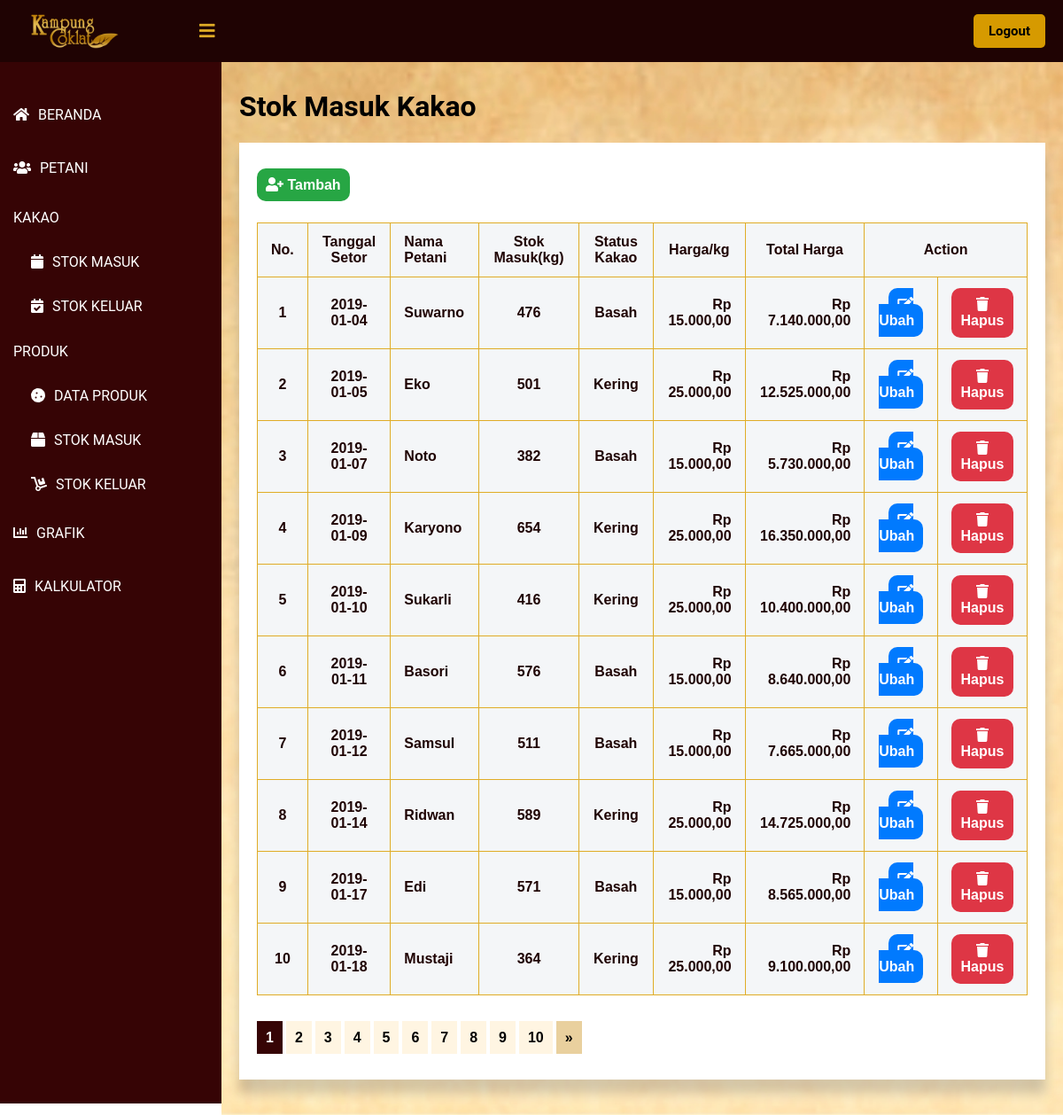
Page /public/lihat_stok/1 (signed in) on the committed database.
### tables this page shows
CREATE TABLE `stok_kakao` (
  `id_stok` int(11) NOT NULL,
  `tanggal_setor` timestamp NOT NULL DEFAULT current_timestamp() ON UPDATE current_timestamp(),
  `nama_petani` int(11) NOT NULL,
  `stok_masuk` int(11) NOT NULL,
  `status_kakao` int(11) NOT NULL,
  `harga` int(11) NOT NULL
);

CREATE TABLE `petani` (
  `id_petani` int(11) NOT NULL,
  `nama_petani` varchar(60) NOT NULL,
  `tanggal_lahir` date NOT NULL,
  `alamat_kec` int(11) NOT NULL,
  `status_anggota` int(11) NOT NULL
);

CREATE TABLE `kategori` (
  `id` int(11) NOT NULL,
  `nama_kategori` varchar(60) NOT NULL,
  `grup` varchar(60) NOT NULL
);

### app/core/Controller.php (called while the page is built, shortened)
<?php
class Controller {
    public function view($view, $data = [])
    {
        require_once   '../app/views/'.$view.'.php';
    }
}
?>

### app/controllers/Lihat_stok.php (called while the page is built, shortened)
<?php
class Lihat_stok extends Controller {
    public function index($page)
    {
        $id_user = $_SESSION['id'];
        $user = $this->model('User_model')->getUserById($id_user);
        $data['stok'] = $this->model('Stok_model')->getList($page);
        $data['nama'] = $user['nama'];
        $this->view('lihat_stok/index', $data);
    }
}
?>

### app/core/App.php (called while the page is built, shortened)
<?php
class App {
    protected $method = 'index';
    protected $params = [];
    public function __construct()
    {
        $url = $this->parseURL();
        if ( file_exists('../app/controllers/' . $url[0] . '.php') ) {
            unset($url[0]);
        }
        $this->controller = new $this->controller;
        if ( !empty($url) ) {
            $this->params = array_values($url);
        }
        call_user_func_array([$this->controller, $this->method], $this->params);
    }
    public function parseURL()
    {
        if ( isset($_GET['url']) ) {
            $url = rtrim($_GET['url'], '/');
            $url = filter_var($url, FILTER_SANITIZE_URL);
            $url = explode("/", $url);
            return $url;
        }
    }
}

### public/index.php (called while the page is built, shortened)
<?php
$app = new App;

### app/core/Database.php (called while the page is built, shortened)
<?php
class Database {
    private $host = DB_HOST;
    private $db_name = DB_NAME;
    private $dbh;
    private $stmt;
    public function __construct()
    {
        $dsn = 'mysql:host=' . $this->host . ';dbname=' . $this->db_name;
        try {
            $this->dbh = new PDO($dsn, 'root', '');
        } catch(PDOException $e) {
            die($e->getMessage());
        }
    }
    public function query($query)
    {
        $this->stmt = $this->dbh->prepare($query);
    }
    public function bind($param, $value, $type=null)
    {
        if ( is_null($type) ) {
            switch( true ) {
                default :
                    $type = PDO::PARAM_STR;
            }
        }
        $this->stmt->bindValue($param, $value, $type);
    }
    public function execute()
    {
        $this->stmt->execute();
    }
    public function resultSet()
    {
        $this->execute();
        return $this->stmt->fetchAll(PDO::FETCH_ASSOC);
    }
}

### app/models/Stok_model.php (called while the page is built, shortened)
<?php
class Stok_model {
    private $table = 'stok_kakao';
    private $db;
    public function __construct()
    {
        $this->db = new Database;
    }
    public function getList($page)
    {
        $data = [];
        $jumlahDataSetiapPage = 10;
        $this -> db -> query("SELECT stok_kakao.*, status_kakao.nama_kategori AS status_kakao, petani.nama_petani, DATE_FORMAT(tanggal_setor, '%Y-%m-%d') AS tanggal_setor FROM `" . $this->table . "` LEFT JOIN petani ON petani.id_petani = stok_kakao.nama_petani JOIN kategori AS status_kakao ON status_kakao.id = stok_kakao.status_kakao");
        $jumlahData = $this -> db -> resultSet();
        $jumlahData = count($jumlahData);
        $jumlahPage = ceil($jumlahData / $jumlahDataSetiapPage);
        $halamanSaatIni = ( isset($page) ) ? $page : 1;
        $dataPertama = ($jumlahDataSetiapPage * $halamanSaatIni) - $jumlahDataSetiapPage;
        $this -> db -> query("SELECT stok_kakao.*, status_kakao.nama_kategori AS status_kakao, petani.nama_petani, DATE_FORMAT(tanggal_setor, '%Y-%m-%d') AS tanggal_setor FROM `" . $this->table . "` LEFT JOIN petani ON petani.id_petani = stok_kakao.nama_petani JOIN kategori AS status_kakao ON status_kakao.id = stok_kakao.status_kakao LIMIT $dataPertama, $jumlahDataSetiapPage");
        $daftarData = $this -> db -> resultSet();
        $data['list_data'] = $daftarData;
        $data['halaman_saat_ini'] = $halamanSaatIni;
        $data['jumlah_halaman'] = $jumlahPage;
        return $data;
    }
}

### app/views/lihat_stok/index.php (the view, shortened to what this page needs)
<!DOCTYPE html>
<html lang=”en”>
<head>
	<link href="<?= BASEURL ?>/css/melihat_petani.css" rel="stylesheet" type="text/css">
    <link rel="stylesheet" href="https://cdnjs.cloudflare.com/ajax/libs/font-awesome/5.12.1/css/all.min.css">
</head>
<body>
    <header>
        <label for="check">
            <i class="fas fa-bars" id="sidebar_btn"></i>
        </label>
        <div class="left_area">
            <img src="http://localhost/KampungCoklat/public/img/Logo-Daun.png">
        </div>
        <div class="right_area">
            <a href="<?= BASEURL ?>/logout" style="color: #000; margin-left: 10px;" class="logout_btn">Logout</a>
        </div>
    </header>
    <div class="sidebar">
        <a class="menu" href="<?= BASEURL ?>/beranda"><i class="fas fa-home"></i><span>BERANDA</span></a>
        <a class="menu" href="<?= BASEURL ?>/lihat_petani/1"><i class="fas fa-users"></i><span>PETANI</span></a>
        <p class="menu2">KAKAO</p>
        <a class="sub_menu" href="<?= BASEURL ?>/lihat_stok/1"><i class="fas fa-calendar"></i><span>STOK MASUK</span></a>
        <a class="sub_menu" href="<?= BASEURL ?>/lihat_SKK/1"><i class="fas fa-calendar-check"></i><span>STOK KELUAR</span></a>
        <p class="menu2">PRODUK</p>
        <a class="sub_menu" href="<?= BASEURL ?>/lihat_produk/1"><i class="fas fa-cookie"></i><span>DATA PRODUK</span></a>
        <a class="sub_menu" href="<?= BASEURL ?>/lihat_SMP/1"><i class="fas fa-box"></i><span>STOK MASUK</span></a>
        <a class="sub_menu" href="<?= BASEURL ?>/lihat_SKP/1"><i class="fas fa-dolly"></i><span>STOK KELUAR</span></a>
        <a class="menu" href="<?= BASEURL ?>/grafik/2021"><i class="fas fa-chart-bar"></i><span>GRAFIK</span></a>
        <a class="menu" href="<?= BASEURL ?>/kalkulator"><i class="fas fa-calculator"></i><span>KALKULATOR</span></a>
    </div>
    <div class="content">
        <div class="card">
            <h1>Stok Masuk Kakao</h1>
        </div>
        <div class="card_table">
            <div>
                <div class="card_table1">
                    <br><br>
                    <a href="<?= BASEURL ?>/tambah_stok" class="tambah"><i class="fas fa-user-plus"></i><span> Tambah</span></a>
                </div>
                </div>
                <div class="card_table2">
                    <table class="tabelMahasiswa" width="60%">
                        <tr>
                            <th style="text-align: center;">No.</th>
                            <th style="text-align: center;">Tanggal Setor</th>
                            <th>Nama Petani</th>
                            <th style="text-align: center;">Stok Masuk(kg)</th>
                            <th style="text-align: center;">Status Kakao</th>
                            <th style="text-align: center;">Harga/kg</th>
                            <th style="text-align: center;">Total Harga</th>
                            <th colspan="2" style="text-align: center;">Action</th>
                        </tr>
                        <?php foreach ($data['stok']['list_data'] as $key => $value) { ?>
                        <tr>
                            <th style="text-align: center;"><?= ($key + 1) ?></th>
                            <th style="text-align: center;"><?= $value['tanggal_setor'] ?></th>
                            <th><?= $value['nama_petani'] ?></th>
                            <th style="text-align: center;"><?= $value['stok_masuk'] ?></th>
                            <th style="text-align: center;"><?= $value['status_kakao'] ?></th>
                            <th style="text-align: right;"><?= "Rp " . number_format($value['harga'], 2, ",", ".") ?></th>
                            <th style="text-align: right;"><?= "Rp " . number_format($value['harga']*$value['stok_masuk'], 2, ",", ".") ?></th>
                            <th style = "text-align: center;">
                                <a class = 'edit' href = '<?= BASEURL;?>/ubah_stok/<?= $value['id_stok']?>'><i class="fas fa-edit"></i> Ubah</a>
                            </th>
                            <th style = "text-align: center;">
                                <form method="get" action="<?= BASEURL;?>/hapus_stok/hapus/<?= $value['id_stok']?>">
                                    <button style = "font-size: 16px; border: none;" type="submit" class="hapus" onclick="return confirm('Apakah anda yakin ingin menghapus data tersebut?');"><i class="fas fa-trash"></i> Hapus</button>
                                </form>
                            </th>
                        </tr>
                        <?php } ?>
                    </table>
                    <br>
                    <br>
                    <?php for($p = 1; $p <= $data['stok']['jumlah_halaman']; $p++): ?>
                        <?php if($p == $data['stok']['halaman_saat_ini']): ?>
                            <a href= "<?= BASEURL ?>/lihat_stok/<?= $p; ?>" class = 'page_aktif'><?= $p; ?></a>
                        <?php else: ?>
                            <a href= "<?= BASEURL ?>/lihat_stok/<?= $p; ?>"  class = 'page'><?= $p; ?></a>
                        <?php endif; ?>
                    <?php endfor; ?>
                    <?php if($data['stok']['halaman_saat_ini'] < $data['stok']['jumlah_halaman']): ?>
                        <a href = "<?= BASEURL ?>/lihat_stok/<?= $data['stok']['halaman_saat_ini'] + 1; ?>"  class = 'pageLebih'>&raquo;</a>
                    <?php endif; ?>
                    <br>
                    <br>
                    <br>
                </div>
            </div>
        </div>
</body>
</html>

### public/css/melihat_petani.css (style rules this page uses)
body { margin: 0; padding: 0; font-family: "Roboto", sans-serif; }
header { z-index: 1; position: fixed; background: #1f0303; padding: 20px; width: calc(100% - 0%); top: 0; height: 30px; }
.left_area img { width: 120px; margin-top: -15px; }
.logout_btn { padding-left: 17px; padding-right: 17px; padding-bottom: 10px; padding-top: 10px; background: #d69a00; text-decoration: none; float: right; margin-top: -60px; margin-right: 40px; border-radius: 5px; font-size: 15px; font-weight: 600; color: #360405; transition: 0.5s; transition-property: background; }
.sidebar { z-index: 1; top: 0; background: #360405; margin-top: 70px; padding-top: 30px; position: fixed; left: 0; width: 250px; height: calc(100% - 9%); transition: 0.5s; transition-property: left; overflow-y: auto; }
.menu { color: #fff; display: block; width: 100%; line-height: 60px; text-decoration: none; padding-left: 15px; box-sizing: border-box; transition: 0.5s; transition-property: background; }
.menu2 { color: #fff; display: block; width: 100%; text-decoration: none; padding-left: 15px; box-sizing: border-box; transition: 0.5s; transition-property: background; }
.sub_menu { color: #fff; display: block; width: 100%; line-height: 50px; text-decoration: none; padding-left: 35px; box-sizing: border-box; transition: 0.5s; transition-property: background; }
.sidebar i { padding-right: 10px; }
label #sidebar_btn { z-index: 1; color: #e0ac26; position: fixed; cursor: pointer; left: 225px; font-size: 20px; margin: 5px 0; transition: 0.5s; transition-property: color; }
.content { background: url('http://localhost/KampungCoklat/public/img/bg.jpg'); background-position: center; background-size: cover; height: auto; transition: 0.5s; width: (100% - 250px); margin-top: 60px; padding: 20px; margin-left: 250px; }
.content .card_table { box-shadow: 0 19px 38px rgba(255, 255, 255, 0.3), 0 15px 12px rgba(0,0,0,0.22); background-color: #fff; }
.tabelMahasiswa { margin-top: 10px; font-family: Arial; border-collapse: collapse; width: 100%; }
.content .card_table1 { margin: 20px; height: 50px; }
.content .card_table2 { margin-top: 40px; margin-left: 20px; margin-bottom: 20px; margin-right: 20px; }
.tambah { cursor: crosshair; text-decoration: none; background-color: #27a644; padding: 10px 10px; text-align: center; border-radius: 10px; font-family: Arial; font-weight: bold; color: white; }
.edit { text-decoration: none; background-color: #017afe; padding: 10px 10px; text-align: center; border-radius: 10px; font-family: Arial; font-weight: bold; color: white; cursor: pointer; }
.pageLebih { text-decoration: none; background-color: #e9d09e; padding: 10px 10px; text-align: center; font-family: Arial; font-weight: bold; color: black; }
.page { text-decoration: none; background-color: #fff5e2; padding: 10px 10px; text-align: center; font-family: Arial; font-weight: bold; color: black; }
.page_aktif { text-decoration: none; background-color: #360405; padding: 10px 10px; text-align: center; font-family: Arial; font-weight: bold; color: white; font-weight: bold; }
.hapus { text-decoration: none; background-color: #de3645; padding: 10px 10px; text-align: center; border-radius: 10px; font-family: Arial; font-weight: bold; color: white; cursor: pointer; }
td, th { border: 1px solid #e0ac26; padding: 15px; }
tr:nth-child(even) { background-color: #747677; }
th { padding-top: 12px; padding-bottom: 12px; text-align: left; background-color: #f4f6f8; color: #1f0303; }

### rows in the picture
stok_kakao: tanggal_setor "2019-01-04", nama_petani.nama_petani "Suwarno", stok_masuk "476", kategori.nama_kategori "Basah", harga "15.000,00", $value['harga']*$value['stok_masuk'] "7.140.000,00"
stok_kakao: tanggal_setor "2019-01-05", nama_petani.nama_petani "Eko", stok_masuk "501", kategori.nama_kategori "Kering", harga "25.000,00", $value['harga']*$value['stok_masuk'] "12.525.000,00"
stok_kakao: tanggal_setor "2019-01-07", nama_petani.nama_petani "Noto", stok_masuk "382", kategori.nama_kategori "Basah", harga "15.000,00", $value['harga']*$value['stok_masuk'] "5.730.000,00"
stok_kakao: tanggal_setor "2019-01-09", nama_petani.nama_petani "Karyono", stok_masuk "654", kategori.nama_kategori "Kering", harga "25.000,00", $value['harga']*$value['stok_masuk'] "16.350.000,00"
stok_kakao: tanggal_setor "2019-01-10", nama_petani.nama_petani "Sukarli", stok_masuk "416", kategori.nama_kategori "Kering", harga "25.000,00", $value['harga']*$value['stok_masuk'] "10.400.000,00"
stok_kakao: tanggal_setor "2019-01-11", nama_petani.nama_petani "Basori", stok_masuk "576", kategori.nama_kategori "Basah", harga "15.000,00", $value['harga']*$value['stok_masuk'] "8.640.000,00"
stok_kakao: tanggal_setor "2019-01-12", nama_petani.nama_petani "Samsul", stok_masuk "511", kategori.nama_kategori "Basah", harga "15.000,00", $value['harga']*$value['stok_masuk'] "7.665.000,00"
stok_kakao: tanggal_setor "2019-01-14", nama_petani.nama_petani "Ridwan", stok_masuk "589", kategori.nama_kategori "Kering", harga "25.000,00", $value['harga']*$value['stok_masuk'] "14.725.000,00"
stok_kakao: tanggal_setor "2019-01-17", nama_petani.nama_petani "Edi", stok_masuk "571", kategori.nama_kategori "Basah", harga "15.000,00", $value['harga']*$value['stok_masuk'] "8.565.000,00"
stok_kakao: tanggal_setor "2019-01-18", nama_petani.nama_petani "Mustaji", stok_masuk "364", kategori.nama_kategori "Kering", harga "25.000,00", $value['harga']*$value['stok_masuk'] "9.100.000,00"
